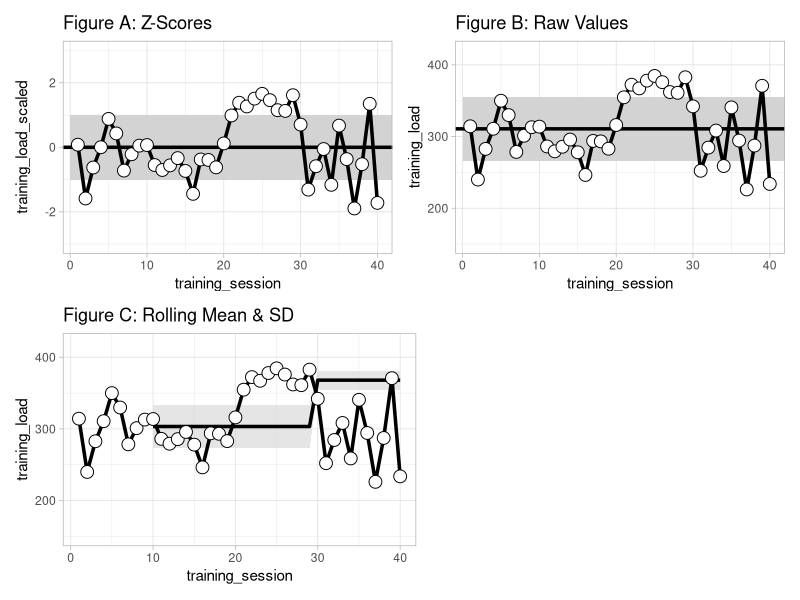
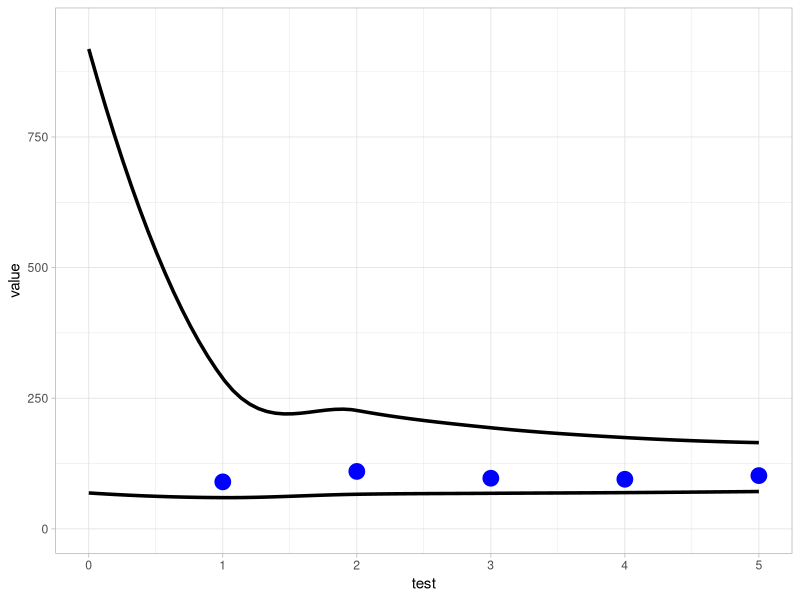

Generate these figures, in order, with R:
## ---- chunk 1
library(tidyverse)
library(patchwork)
library(zoo)

theme_set(theme_light())

set.seed(4059)
training_session <- 1:40
training_load <- c(rnorm(n = 20, mean = 300, sd = 25), 
                   rnorm(n = 10, mean = 375, sd = 15),
                   rnorm(n = 10, mean = 280, sd = 40))

df <- tibble(training_session, training_load) %>%
  mutate(training_load_scaled = (training_load - mean(training_load)) / sd(training_load),
         roll_avg = rollapply(training_load, width = 10, by = 20, FUN = "mean", fill = NA, align = "right"),
         roll_sd = rollapply(training_load, width = 10, by = 20, FUN = "sd", fill = NA, align = "right")) %>%
  fill(c(roll_avg, roll_sd), .direction = "down")


figA <- ggplot(df, aes(x = training_session, y = training_load_scaled)) +
  geom_rect(aes(ymin = -1,
                ymax =1),
            xmin = 0,
            xmax = Inf,
            fill = "light grey",
            alpha = 0.4) +
  geom_hline(yintercept = 0,
             size = 1.2) +
  geom_line(size = 1.2) +
  geom_point(shape = 21,
             fill = "white",
             size = 4) +
  ggtitle("Figure A: Z-Scores") +
  ylim(-3, 3)


figB <- ggplot(df, aes(x = training_session, y = training_load)) +
  geom_rect(aes(ymin = mean(training_load) - sd(training_load),
                ymax = mean(training_load) + sd(training_load)),
            xmin = 0,
            xmax = Inf,
            fill = "light grey",
            alpha = 0.4) +
  geom_hline(aes(yintercept = mean(training_load)),
             size = 1.2) +
  geom_line(size = 1.2) +
  geom_point(shape = 21,
             fill = "white",
             size = 4) +
  ggtitle("Figure B: Raw Values") +
  ylim(150, 420)

figC <- ggplot(df, aes(x = training_session, y = training_load)) +
  geom_ribbon(aes(ymin = roll_avg - roll_sd,
                ymax = roll_avg + roll_sd),
            fill = "light grey",
            alpha = 0.6) +
  geom_line(aes(y = roll_avg),
             size = 1.2) +
  geom_line(size = 1.2) +
  geom_point(shape = 21,
             fill = "white",
             size = 4) +
  ggtitle("Figure C: Rolling Mean & SD") +
  ylim(150, 420)


(figA | figB) / (figC | plot_spacer())

## ---- chunk 2
df <- tibble(
  test = 1:5,
  value = c(90,110,97,95,102)
)

# Take the log of each value
df$ln_value <- log(df$value)
df

## ---- chunk 3
## priors
prior_mu <- 5.527
prior_sd <- 0.661
prior_repeated_measure_sd <- 0.504
## ---- chunk 4
posterior_mu <- function(prior_mu, prior_sd, prior_repeated_measure_sd, obs_value){
  
  numerator <- prior_repeated_measure_sd^2 * prior_mu + prior_sd^2 * obs_value
  denominator <- prior_repeated_measure_sd^2 + prior_sd^2
  
  post_mu <- numerator / denominator
  return(post_mu)
  
  }

posterior_sd <- function(prior_repeated_measure_sd, prior_sd, test_num){
  
  post_var <- 1 / ((test_num - 1 + 1) * 1/prior_repeated_measure_sd^2 + 1/prior_sd^2) 
  post_sd <- sqrt(post_var)
  return(post_sd)
  
}

## ---- chunk 5
post_mu <- posterior_mu(prior_mu = prior_mu,
             prior_sd = prior_sd,
             prior_repeated_measure_sd = prior_repeated_measure_sd,
             obs_value = 4.5)

post_sd <- posterior_sd(prior_repeated_measure_sd = prior_repeated_measure_sd,
             prior_sd = prior_sd,
             test_num = 1)

post_mu
post_sd

## ---- chunk 6
## 95% CI
high95 <- post_mu + 1.96 * post_sd
low95 <- post_mu - 1.96 * post_sd

high95
low95

## Exponentiate back to the normal scale
exp(high95)
exp(low95)
## ---- chunk 7
## Calculate the updated SD based on sample size
df2 <- df %>%
  mutate(bayes_sd = sqrt(1 / ((test - 1 + 1) * 1 / prior_repeated_measure_sd^2 + 1 / prior_sd^2))) 

df2
## ---- chunk 8
# Create a vector to store results
N <- length(df2$ln_value) + 1
bayes_mu <- c(prior_mu, rep(NA, N - 1))


## For loop
for(i in 2:N){
  
  ## Set up vectors for the variance, denominator, and newly observed values
  prior_var <- c(prior_sd^2, df2$bayes_sd^2)
  denominator <- prior_repeated_measure_sd^2 + prior_var
  vals <- df2$ln_value
  
  ## calculate bayesian updated mu
  bayes_mu[i] <- (prior_repeated_measure_sd^2 * bayes_mu[i-1] + prior_var[i-1] * vals[i-1]) / denominator[i-1]
    
}

df2$bayes_mean <- bayes_mu[-1]
df2

## ---- chunk 9
### Confidence Intervals
first_prior <- data.frame(test = 0, value = NA, ln_value = NA, bayes_sd = prior_sd, bayes_mean = prior_mu)

df2 <- df2 %>%
  bind_rows(first_prior) %>%
  arrange(test)

## Exponentiate back to get the reference range
df2$low95 <- exp(df2$bayes_mean - 1.96*df2$bayes_sd)
df2$high95 <- exp(df2$bayes_mean + 1.96*df2$bayes_sd)
df2


## ---- chunk 10
### Plot ####
df2 %>%
  ggplot(aes(x = test, y = value)) +
  geom_point(size = 5, color = "blue") +
  geom_smooth(aes(y = low95),
              se = FALSE,
              color = "black",
              size = 1.2) +
  geom_smooth(aes(y = high95),
              se = FALSE,
              color = "black",
              size = 1.2) +
  ylim(0, 950)

